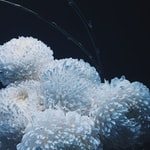
#> input picture level1/p15/1.jpg, 150 x 150 px
$ python a.py
#> lines starting #> are read from the running program, lines starting #| are printed output that depends on the picture
from PIL import Image

im = Image.open('1.jpg')
#> im is the input picture: PIL image 150x150 RGB; mean R, G, B 84.1, 97.3, 111.7
print(im.format, im.size, im.mode)
#| JPEG (150, 150) RGB
im.thumbnail((40, 60))
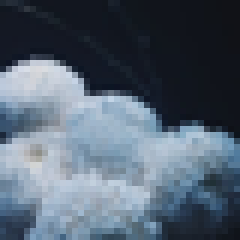
#> im: PIL image 40x40 RGB (shown 6 times larger); mean R, G, B 84.1, 97.3, 111.7
im.save('gg.jpg', 'PNG')

print(im)
#| <PIL.JpegImagePlugin.JpegImageFile image mode=RGB size=40x40 at 0x7F90FE29BBD0>
